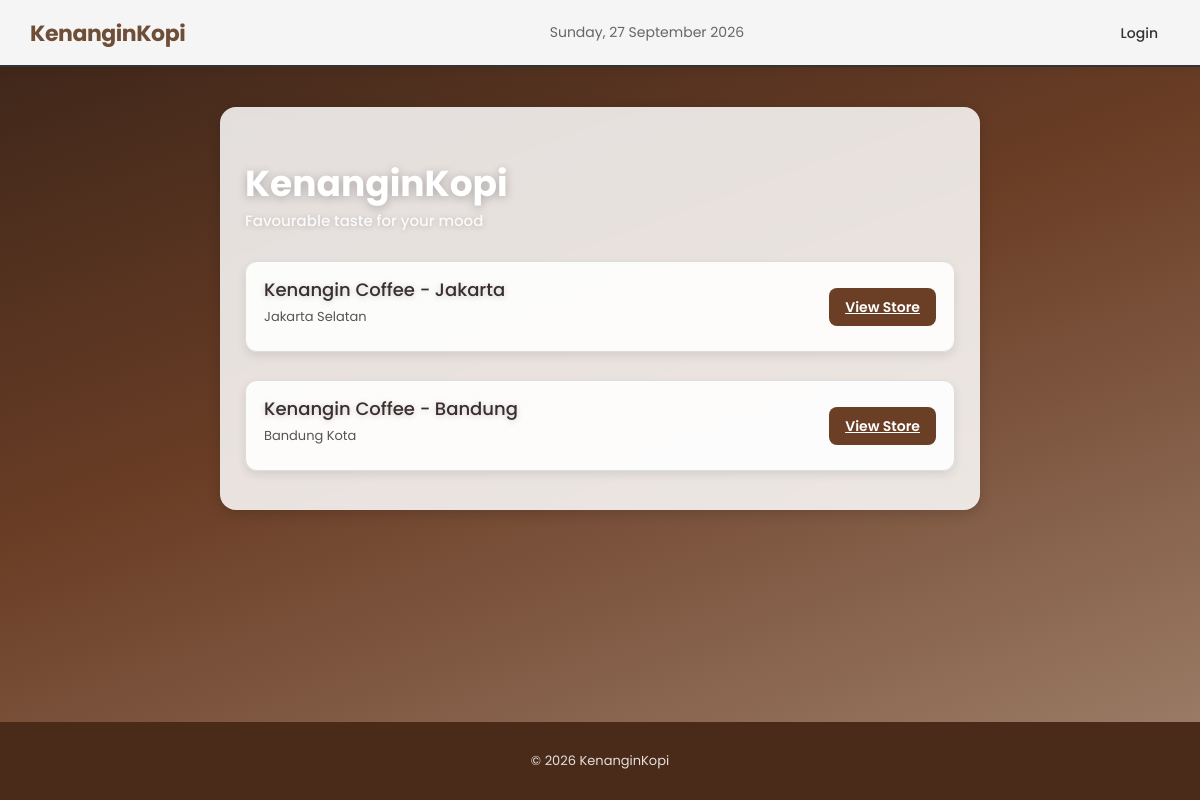
The page / on the database its author committed.
### tables this page shows
CREATE TABLE store (
  StoreID char(5) NOT NULL,
  StoreName varchar(50) NOT NULL,
  StoreLocation varchar(100) NOT NULL
);

### index.php (the view, shortened to what this page needs)
<?php
require_once __DIR__ . '/inc/db.php';
$res = $mysqli->query("SELECT StoreID, StoreName, StoreLocation FROM store ORDER BY StoreID ASC");
$db_error = '';
if ($res === false) {
  $db_error = $mysqli->error;
  $stores_count = 0;
} else {
  $stores_count = $res->num_rows;
}
require_once __DIR__ . '/inc/header.php';
?>
<div class="store-wrapper">
<h1>KenanginKopi</h1>
<h3>Favourable taste for your mood</h3>
  <div class="stores">
  <?php if ($stores_count <= 0): ?>
    <p class="no-data">No stores available. <?php if (!empty($db_error)) echo '(DB error: '.htmlspecialchars($db_error).')'; ?></p>
  <?php else: ?>
  <?php while ($row = $res->fetch_assoc()): ?>
    <div class="store-card">
      <div>
        <h3><?=htmlspecialchars($row['StoreName'])?></h3>
        <p class="small"><?=htmlspecialchars($row['StoreLocation'])?></p>
      </div>
      <div>
        <a class="btn" href="store.php?id=<?=$row['StoreID']?>">View Store</a>
      </div>
    </div>
  <?php endwhile; ?>
  <?php endif; ?>
  </div>
</div>
<?php require_once __DIR__ . '/inc/footer.php'; ?>

### assets/css/base.css (style rules this page uses)
:root { --accent: #6b3e26; --accent-dark: #4a2a19; --accent-light: #a0826d; --cream: #f7f1ea; --text: #2b211c; --muted: #7a6f68; --danger: #c0392b; --success: #2e7d32; --radius: 12px; }
* { box-sizing: border-box; }
html, body { height: 100%; }
body { font-family: 'Poppins', Inter, ui-sans-serif, system-ui, Arial, Helvetica, sans-serif; margin: 0; color: var(--text); display: flex; flex-direction: column; min-height: 100vh; background: linear-gradient(160deg, #3a2418 0%, #6b3e26 45%, #a0826d 100%); background-attachment: fixed; }
h1 { font-size: 36px; font-weight: 700; margin-bottom: 4px; color: #fff; text-shadow: 0 2px 10px rgba(0,0,0,0.25); }
h3 { margin-top: -6px; font-size: 15px; font-weight: 500; color: rgba(255,255,255,0.9); text-shadow: 0 1px 6px rgba(0,0,0,0.2); }
button, input[type="submit"], .btn { background: var(--accent); color: #fff; border: none; padding: 9px 16px; border-radius: 8px; cursor: pointer; font-family: inherit; font-weight: 600; font-size: 14px; transition: background 0.15s ease, transform 0.1s ease, box-shadow 0.15s ease; }
.small { font-size: 13px; color: var(--muted); }

### assets/css/index.css (style rules this page uses)
.store-wrapper { max-width: 850px; margin: 20px auto; background: rgba(255, 255, 255, 0.85); padding: 25px; border-radius: 16px; box-shadow: 0 4px 14px rgba(0,0,0,0.15); backdrop-filter: blur(4px); }
.stores { display: flex; flex-direction: column; gap: 0px; }
.store-card { width: 100%; padding: 14px 18px; background: rgba(255, 255, 255, 0.90); border-radius: 12px; margin: 14px auto; border: 1px solid #ddd; box-shadow: 0 4px 10px rgba(0,0,0,0.09); display: flex; justify-content: space-between; align-items: center; }
.store-card h3 { margin: 0 0 4px; font-size: 18px; color: #3a2e2e; }
.store-card p { margin: 0 0 10px; color: #555; }

### rows shown on the page
store: StoreName "Kenangin Coffee - Jakarta", StoreLocation "Jakarta Selatan"
store: StoreName "Kenangin Coffee - Bandung", StoreLocation "Bandung Kota"
